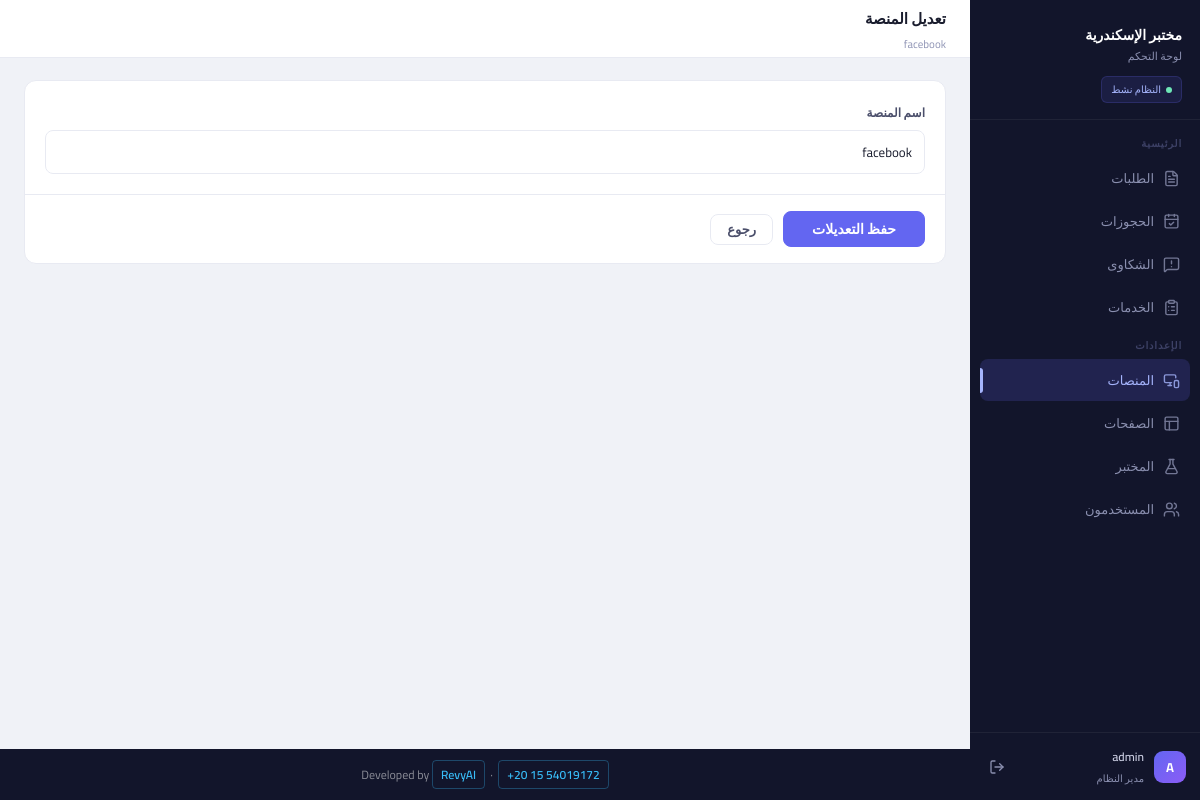
/platforms/1/edit (signed in), run on the app's committed database.
### models/models.py (models this page shows)
class User(db.Model, UserMixin):
    __tablename__ = "users"
    id = db.Column(db.Integer, primary_key=True)
    username = db.Column(db.String(50), unique=True, nullable=False)
    password = db.Column(db.String(50), nullable=False)

class Platform(db.Model):
    __tablename__ = 'platforms'
    id   = db.Column(db.Integer, primary_key=True)
    name = db.Column(db.String(100), nullable=False)
    pages = db.relationship('Page', backref='platform', lazy=True)

### app.py (the view, shortened to what this page needs)
@app.route('/platforms/<int:platform_id>/edit', methods=['GET', 'POST'])
@login_required
def edit_platform(platform_id):
    platform, msg = PlatformService.get_platform_by_id(platform_id)
    if not platform:
        flash(msg, 'error')
        return redirect(url_for('list_platforms'))
    return render_template('platforms/edit.html', platform=platform)

### app.py (called while the page is built)
@login_manager.user_loader
def load_user(user_id):
    return db.session.get(User, int(user_id))

@app.context_processor
def inject_globals():
    from models.models import Inquiry, Status
    try:
        pending_count = Inquiry.query.filter_by(status=Status.PENDING).count()
    except Exception:
        pending_count = 0
    return dict(pending_inquiries_count=pending_count)

### software_services/platform_services.py (called while the page is built)
    @staticmethod
    def get_platform_by_id(platform_id):
        platform = Platform.query.get(platform_id)
        if not platform:
          return None, "المنصة غير موجودة"
        return platform, "تم العثور على المنصة"

### templates/platforms/edit.html (shortened to what this page needs)
{% extends 'base.html' %}
{% block topbar_title %}تعديل المنصة{% endblock %}
{% block topbar_sub %}{{ platform.name }}{% endblock %}
{% block content %}
<div class="card">
  <form action="{{ url_for('edit_platform', platform_id=platform.id) }}" method="POST">
    <div class="form-grid">
      <div class="form-group full-width">
        <label>اسم المنصة</label>
        <input type="text" name="name" class="form-control" value="{{ platform.name }}" required>
      </div>
    </div>
    <div class="form-actions">
      <button type="submit" class="btn btn-primary btn-submit">حفظ التعديلات</button>
      <a href="{{ url_for('list_platforms') }}" class="btn btn-ghost">رجوع</a>
    </div>
  </form>
</div>
{% endblock %}

### templates/base.html (shortened to what this page needs)
<!DOCTYPE html>
<html lang="ar" dir="rtl">
<head>
  <link rel="stylesheet" href="{{ url_for('static', filename='css/style.css') }}">
</head>
<body>
<aside class="sidebar" id="sidebar">
  <div class="sidebar-logo">
    <div class="lab-name">مختبر الإسكندرية</div>
    <div class="lab-sub">لوحة التحكم</div>
    <div class="sidebar-status">النظام نشط</div>
  </div>
  <div class="nav-section">
    <p class="nav-section-label">الرئيسية</p>
    <a href="{{ url_for('list_inquiries') }}"
       class="nav-item {% if request.endpoint == 'list_inquiries' %}active{% endif %}">
      <i data-lucide="file-text" class="nav-icon"></i>
      الطلبات
    </a>
    <a href="{{ url_for('list_bookings') }}"
       class="nav-item {% if request.endpoint == 'list_bookings' %}active{% endif %}">
      <i data-lucide="calendar-check" class="nav-icon"></i>
      الحجوزات
    </a>
    <a href="{{ url_for('list_complaints') }}"
       class="nav-item {% if request.endpoint == 'list_complaints' %}active{% endif %}">
      <i data-lucide="message-square-warning" class="nav-icon"></i>
      الشكاوى
    </a>
    <a href="{{ url_for('list_services') }}"
       class="nav-item {% if request.endpoint in ['list_services','create_service','edit_service'] %}active{% endif %}">
      <i data-lucide="clipboard-list" class="nav-icon"></i>
      الخدمات
    </a>
    <p class="nav-section-label">الإعدادات</p>
    <a href="{{ url_for('list_platforms') }}"
       class="nav-item {% if request.endpoint in ['list_platforms','create_platform','edit_platform'] %}active{% endif %}">
      <i data-lucide="monitor-smartphone" class="nav-icon"></i>
      المنصات
    </a>
    <a href="{{ url_for('list_pages') }}"
       class="nav-item {% if request.endpoint in ['list_pages','create_page','edit_page'] %}active{% endif %}">
      <i data-lucide="layout" class="nav-icon"></i>
      الصفحات
    </a>
    <a href="{{ url_for('laboratory_settings') }}"
       class="nav-item {% if request.endpoint == 'laboratory_settings' %}active{% endif %}">
      <i data-lucide="flask-conical" class="nav-icon"></i>
      المختبر
    </a>
    <a href="{{ url_for('users') }}"
       class="nav-item {% if request.endpoint in ['users','create_user','edit_user'] %}active{% endif %}">
      <i data-lucide="users" class="nav-icon"></i>
      المستخدمون
    </a>
  </div>
  <div class="sidebar-footer">
    <div class="sidebar-user">
      <div class="avatar">{{ current_user.username[0]|upper }}</div>
      <div class="user-info">
        <div class="user-name">{{ current_user.username }}</div>
        <div class="user-role">مدير النظام</div>
      </div>
      <a href="{{ url_for('logout') }}" class="logout-btn" title="تسجيل الخروج">
        <i data-lucide="log-out" style="width:16px;height:16px;"></i>
      </a>
    </div>
  </div>
</aside>
<div class="main-wrapper">
  <div class="topbar">
    <div class="topbar-left">
      <div class="topbar-title">{% block topbar_title %}{% endblock %}</div>
      <div class="topbar-sub">{% block topbar_sub %}{% endblock %}</div>
    </div>
  </div>
  <main class="main-content">
    {% block content %}{% endblock %}
  </main>
  <div class="site-footer">
    Developed by
    <a href="https://revyai.tech" target="_blank">RevyAI</a>
    &nbsp;·&nbsp;
    <a href="https://wa.me/201554019172" target="_blank">+20 15 54019172</a>
  </div>
</div>
</body>
</html>

### data on the page
User: username "A", username "admin"
Platform: name "facebook"
